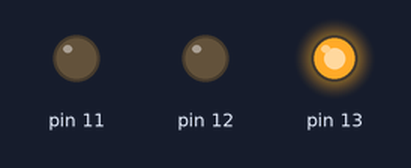
A sketch run on a simulated Arduino Uno, built with avr-gcc and run on an emulated ATmega328P. On the bench: output pins drawn as LEDs (lit = HIGH).

Above: at 0.5 s.
At 2.5 s:
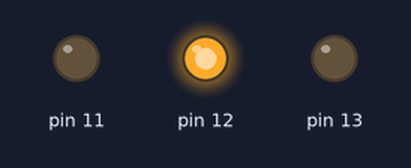
At 3.5 s:
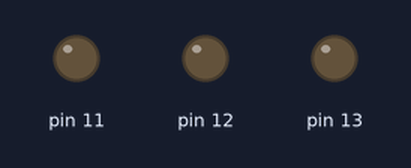
At 4.5 s:
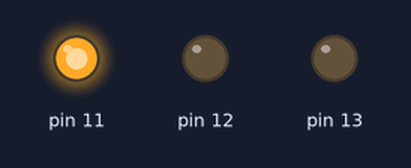
At 6.6 s:
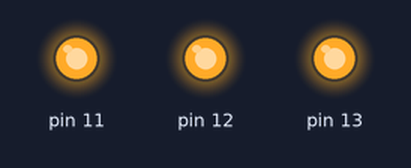
Timing chart, 0 to 8.2 s (numbered marks = the images above):
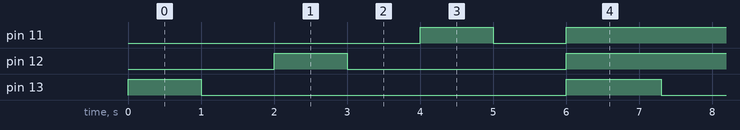

Measured:
- by itself, pin 11: repeats every 6.3 s: LOW 1.0 s, HIGH 5.3 s
- by itself, pin 12: repeats every 6.3 s: LOW 3.0 s, HIGH 3.3 s
- by itself, pin 13: repeats every 6.3 s: LOW 5.0 s, HIGH 1.3 s

The sketch:

question_2code.ino
```cpp
// C++ code
int distanceThreshold = 0;
int cm = 0;
int inches = 0;
void setup()
{
  pinMode(13, OUTPUT);
  pinMode(12, OUTPUT);
  pinMode(11, OUTPUT);

}

void loop()
{
  digitalWrite(13, HIGH);
  delay(1000); // Wait for 1000 millisecond(s)
  digitalWrite(13, LOW);
  delay(1000); // Wait for 1000 millisecond(s)

  digitalWrite(12, HIGH);
  delay(1000); // Wait for 1000 millisecond(s)
  digitalWrite(12, LOW);
  delay(1000); // Wait for 1000 millisecond(s)

  digitalWrite(11, HIGH);
  delay(1000); // Wait for 1000 millisecond(s)
  digitalWrite(11, LOW);
  delay(1000); // Wait for 1000 millisecond(s


   if(cm>distanceThreshold){
    digitalWrite(13, LOW);
       digitalWrite(12, LOW);
       digitalWrite(11, LOW);
}
  if(cm>distanceThreshold && cm >distanceThreshold -100){
    digitalWrite(13, HIGH);
       digitalWrite(12, LOW);
       digitalWrite(11, LOW);

}
    if(cm>distanceThreshold -250 && cm >distanceThreshold-350){
   digitalWrite(13, HIGH);
       digitalWrite(12, HIGH);
       digitalWrite(11, LOW);
    }
        if(cm>distanceThreshold -350 && cm >distanceThreshold-450){
   digitalWrite(13, HIGH);
       digitalWrite(12, HIGH );
       digitalWrite(13, HIGH);
        }
     if(cm>distanceThreshold -200){
   digitalWrite(13, HIGH);
       digitalWrite(12, HIGH);
       digitalWrite(11, HIGH);
     }
        delay(300);
}
```
